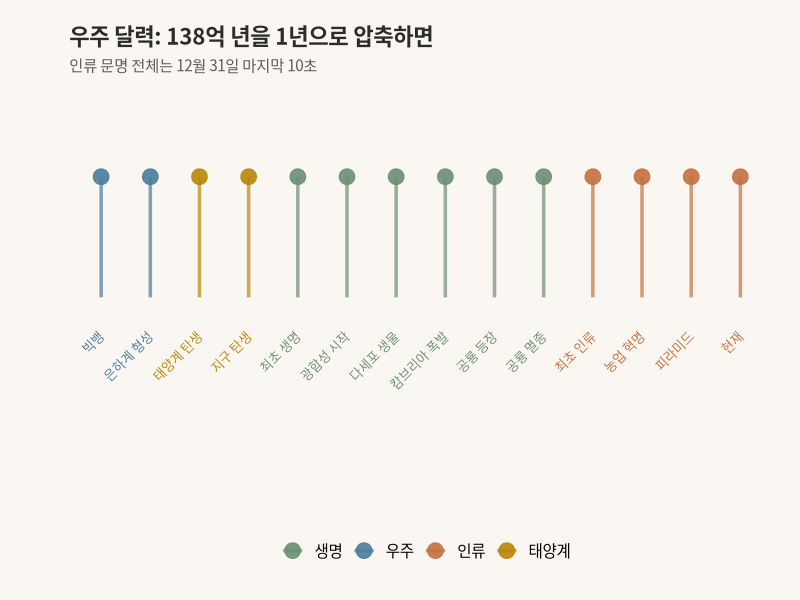
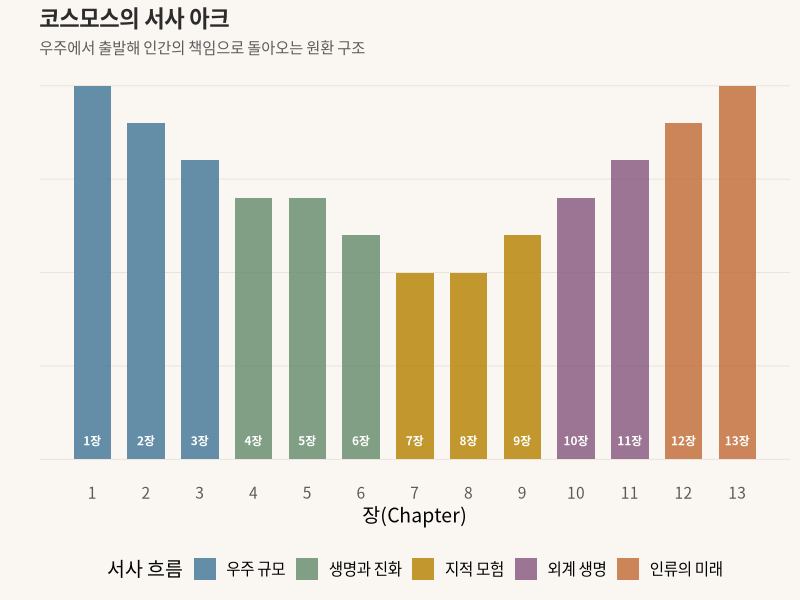
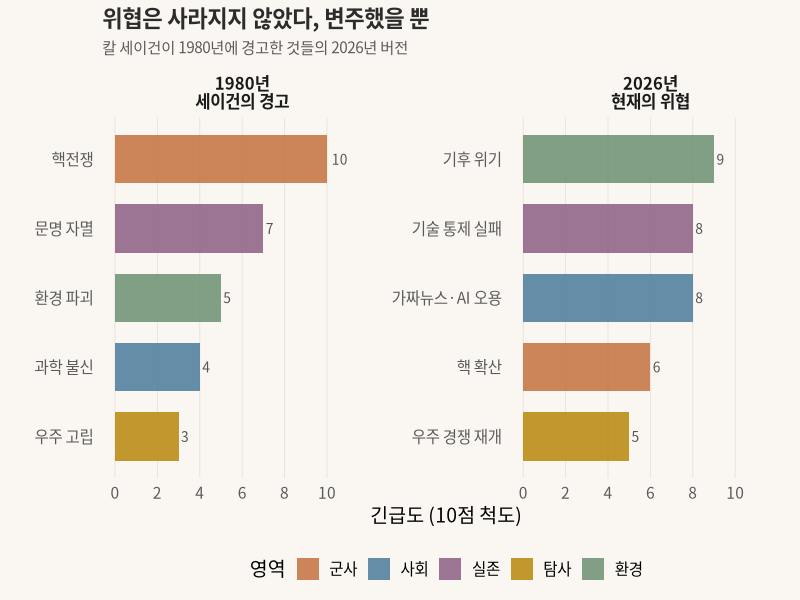

R code for these plots, in order:
## ---- chunk 1
knitr::opts_chunk$set(
  echo = FALSE, warning = FALSE, message = FALSE,
  fig.width = 10, fig.height = 5.5, dpi = 150
)
library(ggplot2)
library(dplyr)
library(tidyr)

theme_voyager <- function() {
  theme_minimal(base_size = 14, base_family = "Noto Sans CJK KR") +
    theme(
      plot.title = element_text(face = "bold", size = 16, color = "#2c2c2c"),
      plot.subtitle = element_text(size = 11, color = "#5a5a5a", lineheight = 1.4),
      plot.background = element_rect(fill = "#faf7f2", color = NA),
      panel.background = element_rect(fill = "#faf7f2", color = NA),
      panel.grid.major = element_line(color = "#e8e2d9", linewidth = 0.3),
      panel.grid.minor = element_blank(),
      axis.text = element_text(color = "#5a5a5a"),
      legend.position = "bottom"
    )
}
## ---- chunk 2
#| fig-cap: "우주 달력 — 138억 년을 1년으로 압축하면"
#| lightbox: true

events <- data.frame(
  event = c("빅뱅", "은하계 형성", "태양계 탄생", "지구 탄생",
            "최초 생명", "광합성 시작", "다세포 생물",
            "캄브리아 폭발", "공룡 등장", "공룡 멸종",
            "최초 인류", "농업 혁명", "피라미드", "현재"),
  month = c(1, 5, 9, 9, 9, 10, 12, 12, 12, 12, 12, 12, 12, 12),
  day_approx = c(1, 1, 1, 14, 25, 1, 5, 17, 25, 30, 31, 31, 31, 31),
  years_ago = c(13.8e9, 10e9, 4.6e9, 4.5e9, 3.8e9, 2.5e9, 0.6e9,
                0.54e9, 0.23e9, 0.066e9, 0.003e9, 0.00001e9, 0.0000047e9, 0),
  category = c("우주", "우주", "태양계", "태양계",
               "생명", "생명", "생명",
               "생명", "생명", "생명",
               "인류", "인류", "인류", "인류")
)

events$position <- 1:nrow(events)
events$event <- factor(events$event, levels = events$event)

cat_colors <- c("우주" = "#4a7c9b", "태양계" = "#b8860b",
                "생명" = "#6b8f71", "인류" = "#c4703f")

ggplot(events, aes(x = position, y = 1, color = category)) +
  geom_segment(aes(xend = position, y = 0.5, yend = 1),
               linewidth = 1.2, alpha = 0.7) +
  geom_point(size = 5, alpha = 0.9) +
  geom_text(aes(label = event), y = 0.35, angle = 45, hjust = 1,
            size = 3.2, family = "Noto Sans CJK KR", show.legend = FALSE) +
  scale_color_manual(values = cat_colors, name = "") +
  scale_x_continuous(breaks = NULL) +
  scale_y_continuous(limits = c(-0.3, 1.3), breaks = NULL) +
  labs(title = "우주 달력: 138억 년을 1년으로 압축하면",
       subtitle = "인류 문명 전체는 12월 31일 마지막 10초") +
  theme_voyager() +
  theme(axis.title = element_blank(),
        panel.grid.major = element_blank(),
        plot.margin = margin(20, 20, 20, 50))
## ---- chunk 3
#| fig-cap: "《코스모스》 13장의 구조 — 우주에서 시작해 인간으로 돌아온다"
#| lightbox: true

chapters <- data.frame(
  chapter = 1:13,
  title = c("코스모스의 바닷가에서", "우주 생명의 푸가", "지상과 천상의 하모니",
            "천국과 지옥", "붉은 행성을 위한 블루스", "여행자의 이야기",
            "밤하늘의 등뼈", "시간과 공간을 가르는 여행",
            "별의 삶과 죽음", "영원의 벼랑 끝",
            "미래로 띄운 편지", "은하 대백과사전",
            "누가 우리 지구를 대변할 것인가"),
  scope = c("우주 규모", "우주 규모", "우주 규모",
            "생명과 진화", "생명과 진화", "생명과 진화",
            "지적 모험", "지적 모험", "지적 모험",
            "외계 생명", "외계 생명",
            "인류의 미래", "인류의 미래"),
  depth = c(10, 9, 8, 7, 7, 6, 5, 5, 6, 7, 8, 9, 10)
)

scope_colors <- c("우주 규모" = "#4a7c9b", "생명과 진화" = "#6b8f71",
                   "지적 모험" = "#b8860b", "외계 생명" = "#8b5e83",
                   "인류의 미래" = "#c4703f")

chapters$scope <- factor(chapters$scope,
                         levels = c("우주 규모", "생명과 진화", "지적 모험",
                                    "외계 생명", "인류의 미래"))

ggplot(chapters, aes(x = chapter, y = depth, fill = scope)) +
  geom_col(width = 0.7, alpha = 0.85) +
  geom_text(aes(label = paste0(chapter, "장")),
            y = 0.5, color = "white", size = 3, fontface = "bold",
            family = "Noto Sans CJK KR") +
  scale_fill_manual(values = scope_colors, name = "서사 흐름") +
  scale_x_continuous(breaks = 1:13) +
  labs(title = "코스모스의 서사 아크",
       subtitle = "우주에서 출발해 인간의 책임으로 돌아오는 원환 구조",
       x = "장(Chapter)", y = "") +
  theme_voyager() +
  theme(axis.text.y = element_blank(),
        panel.grid.major.x = element_blank())
## ---- chunk 4
#| fig-cap: "칼 세이건의 경고 — 1980년과 2026년 위협의 변주"
#| lightbox: true

threats <- data.frame(
  era = rep(c("1980년\n세이건의 경고", "2026년\n현재의 위협"), each = 5),
  threat = c("핵전쟁", "환경 파괴", "과학 불신", "우주 고립", "문명 자멸",
             "핵 확산", "기후 위기", "가짜뉴스·AI 오용", "우주 경쟁 재개", "기술 통제 실패"),
  urgency = c(10, 5, 4, 3, 7,
              6, 9, 8, 5, 8),
  category = c("군사", "환경", "사회", "탐사", "실존",
               "군사", "환경", "사회", "탐사", "실존")
)

cat_col <- c("군사" = "#c4703f", "환경" = "#6b8f71",
             "사회" = "#4a7c9b", "탐사" = "#b8860b", "실존" = "#8b5e83")

ggplot(threats, aes(x = reorder(threat, urgency), y = urgency, fill = category)) +
  geom_col(width = 0.7, alpha = 0.85) +
  geom_text(aes(label = urgency), hjust = -0.3, size = 3.5,
            family = "Noto Sans CJK KR", color = "#555555") +
  coord_flip() +
  facet_wrap(~ era, scales = "free_y") +
  scale_fill_manual(values = cat_col, name = "영역") +
  scale_y_continuous(limits = c(0, 12), breaks = seq(0, 10, 2)) +
  labs(title = "위협은 사라지지 않았다, 변주했을 뿐",
       subtitle = "칼 세이건이 1980년에 경고한 것들의 2026년 버전",
       x = "", y = "긴급도 (10점 척도)") +
  theme_voyager() +
  theme(strip.text = element_text(face = "bold", size = 12,
                                  family = "Noto Sans CJK KR"),
        panel.grid.major.y = element_blank())
